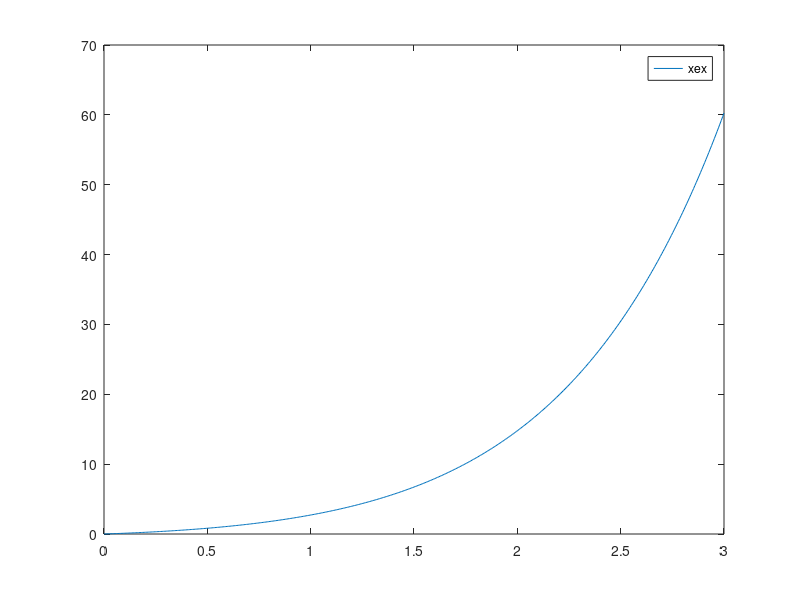

Source code (MATLAB): (Note: this script raises an error after producing the figure.)
function simple_line_integral % dummy function
f = @xex;
a = 0; b = 3; n=100;  % integrating from 0 to 12
fplot(f,[a,b]); 
distance = trap(f,a,b,n)
distance_simp = simp(f,a,b,n) % simpson
distance_matlab = integral(f,a,b)
syms x;
s = int(x*exp(x),[0,3])
dist_anal=double(s); % distance analytical

% syms g m c t;
% s = int(sqrt(g*m/c)*tanh(sqrt(g*c/m)*t),t,[0,12]); % symbolic integration
% g = 9.81; m = 68.1;c = 0.25;% defining the values for constants
% dist_anal = double(subs(s)) % analytical value
end

% function [v] = bungee(t)% independent variable is t
% g = 9.81;%gravity
% m = 68.1;% mass
% c = 0.25;%
% v = sqrt(g*m/c)*tanh(sqrt(g*c/m)*t); % integrand function
% end

function [f] = xex(x)
f = x.*exp(x);
end

function [I] = trap(f,a,b,n) % function,a,b,n is number of segments, trapezoidal rule
h = (b-a)/n; % segment size
I = 0;
    for i=0:n %summation for loop
        x = a + i*h; % defining x, i=0 then x =a, i = n then x = b
        if (i==0 || i==n)
            I = I + f(x); % end points
        else
            I = I + 2*f(x); % interior points
        end
    end
    I = I*h/2;
end

function [I] = simp(f,a,b,n) % simpson
h = (b-a)/n; % segment size
I = 0;
    for i=0:n %summation for loop, end points have weight of 1
        x = a + i*h; % defining x, i=0 then x =a, i = n then x = b
        if (i==0 || i==n)
            I = I + f(x); % end points
        elseif(mod(i,2)==0) % check if i is even
            I = I + 2*f(x); % even interior point
        else
            I = I + 4*f(x); % odd interior points
        end
    end
    I = I*h/3;
end
